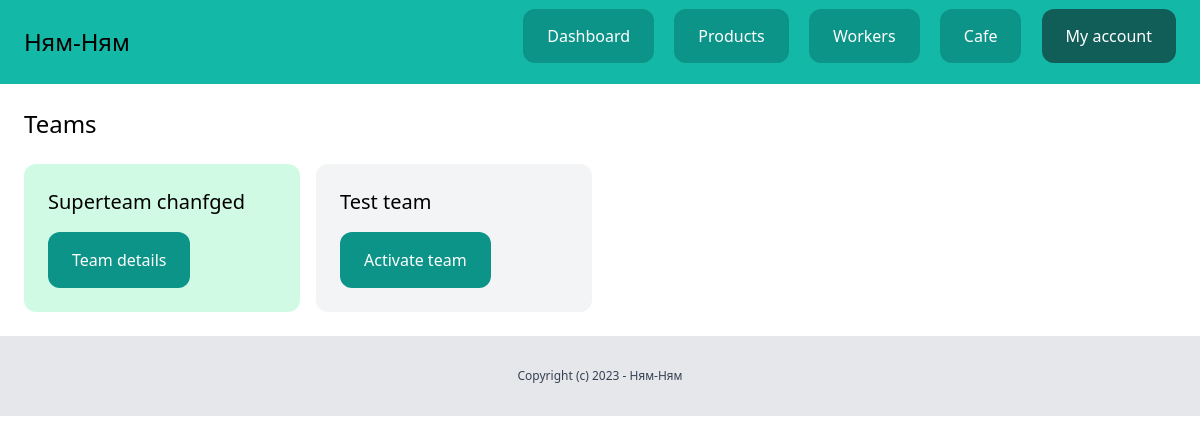
Page /dashboard/teams/ (signed in) on the committed database.
### team/models.py (models this page shows, shortened)
class Team(models.Model):
    plan = models.ForeignKey(Plan, related_name='teams', blank=True, null=True, on_delete=models.CASCADE)
    name = models.CharField(max_length=100)
    members = models.ManyToManyField(User, related_name='teams')
    created_by = models.ForeignKey(User, related_name='created_teams', on_delete=models.CASCADE)
    created_at = models.DateTimeField(auto_now_add=True)

### team/views.py (the view)
# urls.py: path('', views.teams_list, name='list'),
@login_required
def teams_list(request):
    teams = Team.objects.filter(members__in=[request.user])
    return render(request, 'team/teams_list.html', {'teams': teams})

### team/context_processors.py (called while the page is built)
def active_team(request):
    if request.user.is_authenticated:
        active_team = request.user.userprofile.get_active_team()
        if not active_team:
            active_team = Team.objects.filter(created_by=request.user)[0]
    else:
        active_team = None
    return {'active_team': active_team}

### userprofile/models.py (called while the page is built)
    def get_active_team(self):
        if self.active_team:
            return self.active_team
        else:
            return Team.objects.filter(members__in=[self.user.id]).first()

### team/templates/team/teams_list.html (shortened to what this page needs)
{% extends 'core/base.html' %}
{% block content %}
    <div class="py-6 px-6">
        <h1 class="mb-6 text-2xl">Teams</h1>
        <div class="grid grid-cols-4 gap-4">
            {% for team in teams %}
                <div class="{% if team == active_team %}bg-emerald-100{% else %}bg-gray-100{% endif %} rounded-xl p-6">
                    <h2 class="mb-4 text-xl">{{ team.name }}</h2>
                    {% if team == active_team %}
                        <a href="{% url 'team:detail' team.id %}" class="inline-block py-4 px-6 bg-teal-600 rounded-xl text-white">Team details</a>
                    {% else %}
                        <a href="{% url 'team:activate' team.id %}" class="inline-block py-4 px-6 bg-teal-600 rounded-xl text-white">Activate team</a>
                    {% endif %}
                </div>
            {% endfor %}
        </div>
    </div>
{% endblock %}

### rows in the picture
Team: name "Superteam chanfged", shows "Team details"
Team: name "Test team", shows "Activate team"
